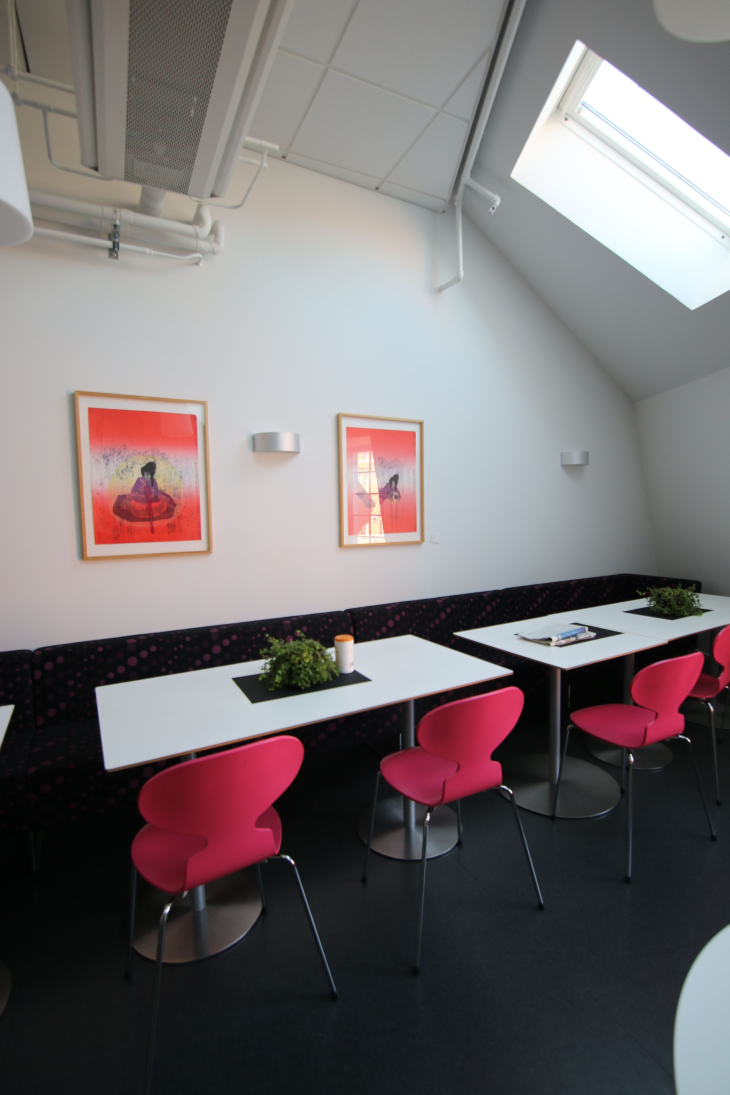
#> input picture LunchRoom/LunchRoom/img01.jpg, 3648 x 5472 px (shown at 1/5 size)
$ python PanoJoin.py --file ../LunchRoom/LunchRoom/img01.jpg
#> lines starting #> are read from the running program, lines starting #| are printed output that depends on the picture
### src/points_of_intersection.py
import numpy as np
import cv2
from random import randint

feature_params = dict(maxCorners = 100, qualityLevel = 0.3, minDistance = 7, blockSize = 7)
lk_params = dict(winSize  = (10, 10),
	maxLevel = 5,
	criteria = (cv2.TERM_CRITERIA_EPS | cv2.TERM_CRITERIA_COUNT, 10, 0.03))

_scalar = [(randint(0, 255),randint(0, 255),randint(0, 255)) for i in range(100)]

def _pt2Tup(pt):
	return pt[0][0],pt[0][1]

def _draw_circles(img, pts):
	for idx, pt_i in enumerate(pts):
		pt = _pt2Tup(pt_i)
		cv2.circle(img, pt, 10, _scalar[idx], -1)

def _filter_success(pts,n_pts, success, error):
	error = sorted(error, key= lambda x:x[0])
	n_err = len(error)
	th = error[n_err-1]
	pt_1 = [pts[idx] if (v[0] == 1 and error[idx] <= th) else None for idx, v in enumerate(success)]
	pt_2 = [n_pts[idx] if (v[0] == 1 and error[idx] <= th) else None for idx, v in enumerate(success)]
	pt_1 = list(filter(lambda x: x is not None, pt_1))
	pt_2 = list(filter(lambda x: x is not None, pt_2))
	return pt_1, pt_2

def common_points(img_1, img_2):
	g_1 = cv2.cvtColor(img_1, cv2.COLOR_BGR2GRAY)
	g_2 = cv2.cvtColor(img_2, cv2.COLOR_BGR2GRAY)
	pt_1 = cv2.goodFeaturesToTrack(g_1, mask = None, **feature_params)
	pt_2, std, err = cv2.calcOpticalFlowPyrLK(g_1, g_2, pt_1, None, **lk_params)
	pt_1, pt_2 = _filter_success(pt_1, pt_2, std, err)
	return pt_1, pt_2

def _debug_poi(img_1, img_2):
	pts, n_pts = common_points(img_1, img_2)
	_draw_circles(img_1, pts)
	_draw_circles(img_2, n_pts)
	cv2.imshow('img_1', img_1)
	cv2.imshow('img_2', img_2)
	return pts, n_pts

# [5 lines that do not run on import are left out]

### src/PanoJoin.py
import argparse
import cv2
from points_of_intersection import common_points, _debug_poi
from stitch_image import stitch_images
import numpy as np

_SIZE = (1000, 1000)
_aspect_ratio = 0.125


def _resize_im(img, shape):
	identity_mat = np.float32([[1, 0, _SIZE[0]/4],[0, 1, _SIZE[1]/4]])
	return cv2.warpAffine(img, identity_mat, shape, flags=cv2.INTER_LINEAR)


def capture(vid_src):
	vid_cap = cv2.VideoCapture(vid_src)
	def nextFrame():
		ret, im = vid_cap.read()
		im = _resize_im(im, _SIZE)
		return ret, im
	return nextFrame

def src_seq(files):
	img_seq = [cv2.imread(file_name) for file_name in files]
	img_seq = [cv2.resize(img, (500, 250)) for img in img_seq]
	def nextFrame():
		if len(img_seq) == 0:
			return False, None
		im = img_seq.pop()
		im = _resize_im(im, _SIZE)
		return True, img_seq.pop()
	return nextFrame

def main(vid_src):
	if len(vid_src) == 1:
		cap = capture(vid_src[0])
		ret, img_frame = cap()
#> in nextFrame, im is the input picture: shape (5472, 3648, 3); mean B, G, R 113.5, 112, 118.5
#> in _resize_im, `return cv2.warpAffine(img, identity_mat, shape, flags=cv2.INTER_LINEAR)`:
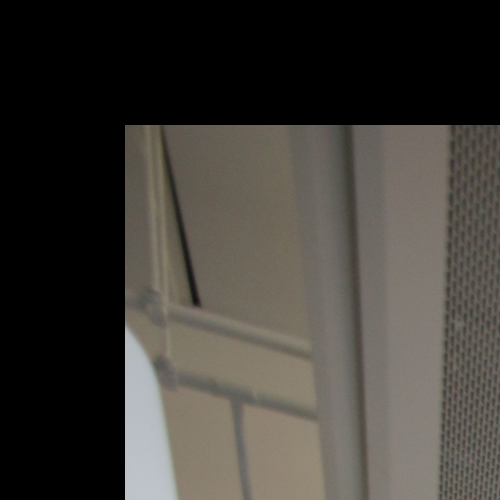
#> returned value: shape (1000, 1000, 3) (shown at 1/2 size); mean of channels 0, 1, 2 56, 61.2, 64.4; drawn as B, G, R
#> ret = True
	else:
		cap = src_seq(vid_src)
	ret, prev_frame = cap()
	ret, new_frame = cap()
	result = prev_frame.copy()
	while ret:
		im_1 = result.copy()
		im_2 = new_frame.copy()
		pt_1, pt_2 = common_points(result, new_frame)
#> in common_points, `pt_1 = cv2.goodFeaturesToTrack(g_1, mask = None, **feature_params)`: pt_1 = [[252, 252]]
#> in common_points, `pt_2, std, err = cv2.calcOpticalFlowPyrLK(g_1, g_2, pt_1, None, **lk_p..`: std = [1]; err = [0]
#> in _filter_success, `error = sorted(error, key= lambda x:x[0])`: error = [[0]]
#> in _filter_success, `n_err = len(error)`: n_err = 1
#> in _filter_success, `th = error[n_err-1]`: th = [0]
#> in _filter_success, `pt_1 = [pts[idx] if (v[0] == 1 and error[idx] <= th) else None for idx..`: pt_1 = [[[252, 252]]]
#> pt_1 = [[[252, 252]]]; pt_2 = [[[252, 252]]]
		_debug_poi(im_1, im_2)
#> the loop in _draw_circles, `for idx, pt_i in enumerate(pts):` made 1 pass
#> the loop in _draw_circles (call 2), `for idx, pt_i in enumerate(pts):` made 1 pass
		if len(pt_1) > 4:
			result = stitch_images(result, pt_1, new_frame, pt_2)
			cv2.imshow("Result", result)
			cv2.waitKey(33)
		prev_frame = new_frame
		ret, new_frame = cap()

if __name__ == '__main__':
	desc = "Panography is helpful to give us more information of the surroundings."
	parser = argparse.ArgumentParser(description = desc)
	parser.add_argument(
		'--file',
		action="store",
		dest="file_name",
		nargs='+',
		default= 0,
		help= "Use a video file in place of camera feed",
		required = True)
	main(parser.parse_args().file_name)
	cv2.destroyAllWindows()
